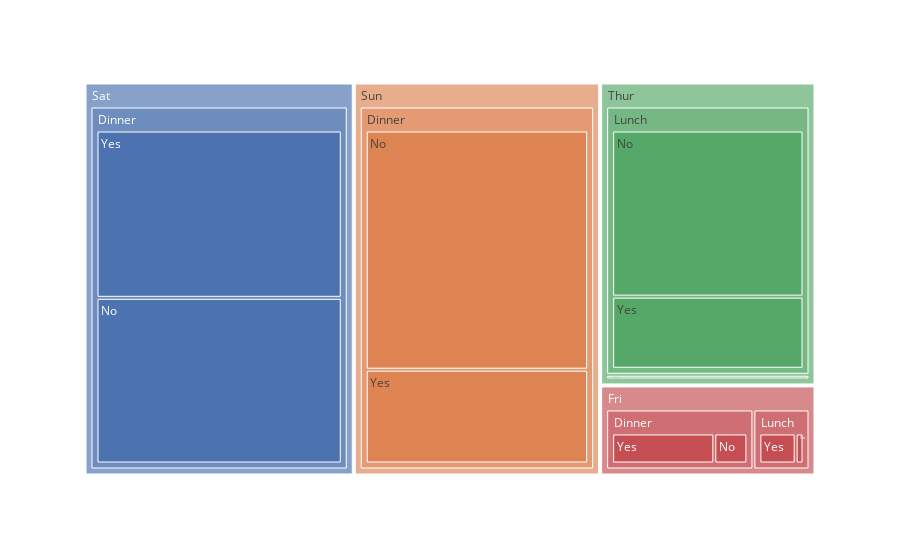

Notebook source saved alongside this figure:
### Code cell
#treemap
tips = px.data.tips()
fig = px.treemap(
    data_frame=tips,
    path= ["day","time","smoker"],
    values= "total_bill",
)
print(tips[tips['day']=="Sun"])
fig.show()

### Figure 1 — Plotly figure (JSON) as saved in the notebook; plotly's stock layout.template omitted (floating-point values rounded to 4 significant figures)
{"data": [{"branchvalues": "total", "domain": {"x": [0, 1], "y": [0, 1]}, "hovertemplate": "labels=%{label}<br>total_bill=%{value}<br>parent=%{parent}<br>id=%{id}<extra></extra>", "ids": ["Fri/Dinner/No", "Sat/Dinner/No", "Sun/Dinner/No", "Thur/Dinner/No", "Fri/Lunch/No", "Thur/Lunch/No", "Fri/Dinner/Yes", "Sat/Dinner/Yes", "Sun/Dinner/Yes", "Fri/Lunch/Yes", "Thur/Lunch/Yes", "Fri/Dinner", "Sat/Dinner", "Sun/Dinner", "Thur/Dinner", "Fri/Lunch", "Thur/Lunch", "Fri", "Sat", "Sun", "Thur"], "labels": ["No", "No", "No", "No", "No", "No", "Yes", "Yes", "Yes", "Yes", "Yes", "Dinner", "Dinner", "Dinner", "Dinner", "Lunch", "Lunch", "Fri", "Sat", "Sun", "Thur"], "name": "", "parents": ["Fri/Dinner", "Sat/Dinner", "Sun/Dinner", "Thur/Dinner", "Fri/Lunch", "Thur/Lunch", "Fri/Dinner", "Sat/Dinner", "Sun/Dinner", "Fri/Lunch", "Thur/Lunch", "Fri", "Sat", "Sun", "Thur", "Fri", "Thur", "", "", "", ""], "type": "treemap", "values": [57.7, 884.8, 1169.0, 18.78, 15.98, 751.3, 178.3, 893.6, 458.3, 73.94, 326.2, 236.0, 1778.0, 1627.0, 18.78, 89.92, 1078.0, 325.9, 1778.0, 1627.0, 1096.0]}], "layout": {"legend": {"tracegroupgap": 0}, "margin": {"t": 60}}}
